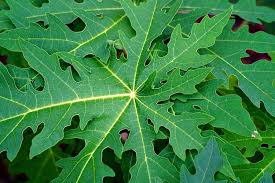
#> input picture more/images/Daun-Pepaya.png, 275 x 183 px, found by its file name
$ python index.py
#> lines starting #> are read from the running program, lines starting #| are printed output that depends on the picture; after the words box and inside, x2 and y2 are one past the last pixel; in counts of white or black regions, pixels touching at a corner belong together
import numpy as np
import imageio.v2 as imageio
import os

output_folder = './uploads'
os.makedirs(output_folder, exist_ok=True)

channel_folders = ['red', 'green', 'blue', 'grayscale', 'binary_threshold']
for folder in channel_folders:
    os.makedirs(os.path.join(output_folder, folder), exist_ok=True)

def save_image(image, base_name, suffix, output_folder):
    output_path = os.path.join(output_folder, suffix, f"{base_name}_{suffix}.png")
    imageio.imwrite(output_path, image)
    print(f"Gambar disimpan: {output_path}")

def process_image(image_path):
#> called with image_path = './images/Daun-Pepaya.png'
    img = imageio.imread(image_path)
#> img is the input picture: shape (183, 275, 3); mean R, G, B 54.9, 132.3, 66.5

    if img.ndim == 2:
        print("Gambar harus berwarna (RGB).")
        return

    base_name = os.path.splitext(os.path.basename(image_path))[0]

    red_channel = img.copy()
    red_channel[:, :, 1] = 0
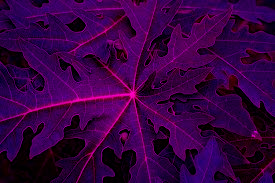
#> red_channel: shape (183, 275, 3); mean R, G, B 54.9, 0, 66.5
    red_channel[:, :, 2] = 0
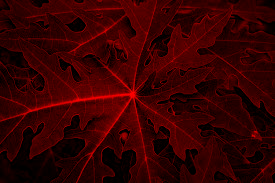
#> red_channel: shape (183, 275, 3); mean R, G, B 54.9, 0, 0
    save_image(red_channel, base_name, 'red', output_folder)

    green_channel = img.copy()
    green_channel[:, :, 0] = 0
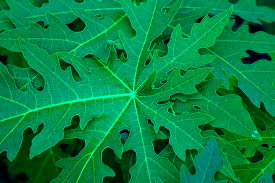
#> green_channel: shape (183, 275, 3); mean R, G, B 0, 132.3, 66.5
    green_channel[:, :, 2] = 0
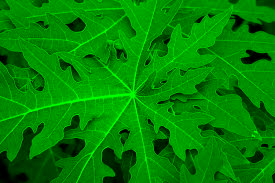
#> green_channel: shape (183, 275, 3); mean R, G, B 0, 132.3, 0
    save_image(green_channel, base_name, 'green', output_folder)

    blue_channel = img.copy()
    blue_channel[:, :, 0] = 0
    blue_channel[:, :, 1] = 0
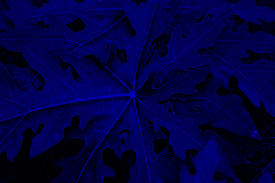
#> blue_channel: shape (183, 275, 3); mean R, G, B 0, 0, 66.5
    save_image(blue_channel, base_name, 'blue', output_folder)

    grayscale = np.dot(img[...,:3], [0.2989, 0.5870, 0.1140])
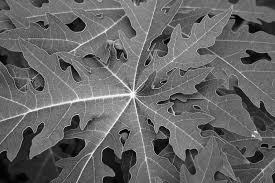
#> grayscale: shape (183, 275) float64; min 0, max 248.9, mean 101.7
    save_image(grayscale.astype(np.uint8), base_name, 'grayscale', output_folder)

    threshold_value = 128
    binary_threshold = (grayscale > threshold_value) * 255
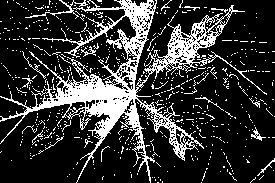
#> binary_threshold: shape (183, 275) int64; 20.9% white; 618 white regions (600 under 20 px), largest, box (x1, y1, x2, y2) and area: (0, 0, 267, 183) 8192, (25, 0, 88, 19) 156, (251, 127, 266, 141) 59
    binary_threshold = binary_threshold.astype(np.uint8)
    save_image(binary_threshold, base_name, 'binary_threshold', output_folder)

image_paths = ['./images/Daun-Pepaya.png', './images/Daun-Kenikir.png', './images/Daun-Singkong.png']

for image_path in image_paths:
    process_image(image_path)
#> pass 2 of the loop `for image_path in image_paths:`:
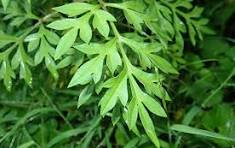
#> input picture more/images/Daun-Kenikir.png, 235 x 148 px, found by its file name
#> in process_image, img is the input picture: shape (148, 235, 3); mean R, G, B 72.7, 122.3, 52.8
#> blue_channel: shape (148, 235, 3)
#> in process_image (call 2), `grayscale = np.dot(img[...,:3], [0.2989, 0.5870, 0.1140])`:
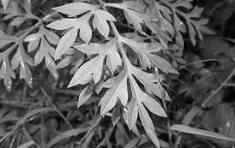
#> grayscale: shape (148, 235) float64; min 1.77, max 237.5, mean 99.6
#> in process_image (call 2), `binary_threshold = (grayscale > threshold_value) * 255`:
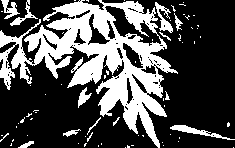
#> binary_threshold: shape (148, 235) int64; 31.1% white; 71 white regions (58 under 20 px), largest, box (x1, y1, x2, y2) and area: (0, 0, 178, 148) 9421, (170, 125, 235, 140) 262, (155, 2, 173, 33) 215
#> pass 3 of the loop `for image_path in image_paths:`:
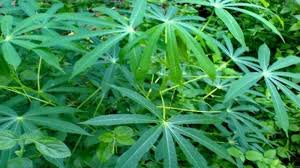
#> input picture more/images/Daun-Singkong.png, 300 x 168 px, found by its file name
#> in process_image, img is the input picture: shape (168, 300, 3); mean R, G, B 58.8, 139.8, 82.5
#> blue_channel: shape (168, 300, 3)
#> in process_image (call 3), `grayscale = np.dot(img[...,:3], [0.2989, 0.5870, 0.1140])`:
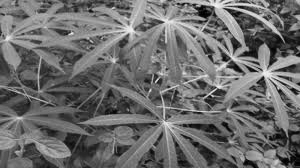
#> grayscale: shape (168, 300) float64; min 0.587, max 243.2, mean 109.1
#> in process_image (call 3), `binary_threshold = (grayscale > threshold_value) * 255`:
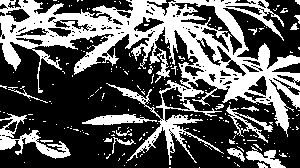
#> binary_threshold: shape (168, 300) int64; 35.7% white; 219 white regions (199 under 20 px), largest, box (x1, y1, x2, y2) and area: (0, 0, 300, 165) 14651, (0, 113, 71, 159) 941, (82, 114, 157, 125) 464
